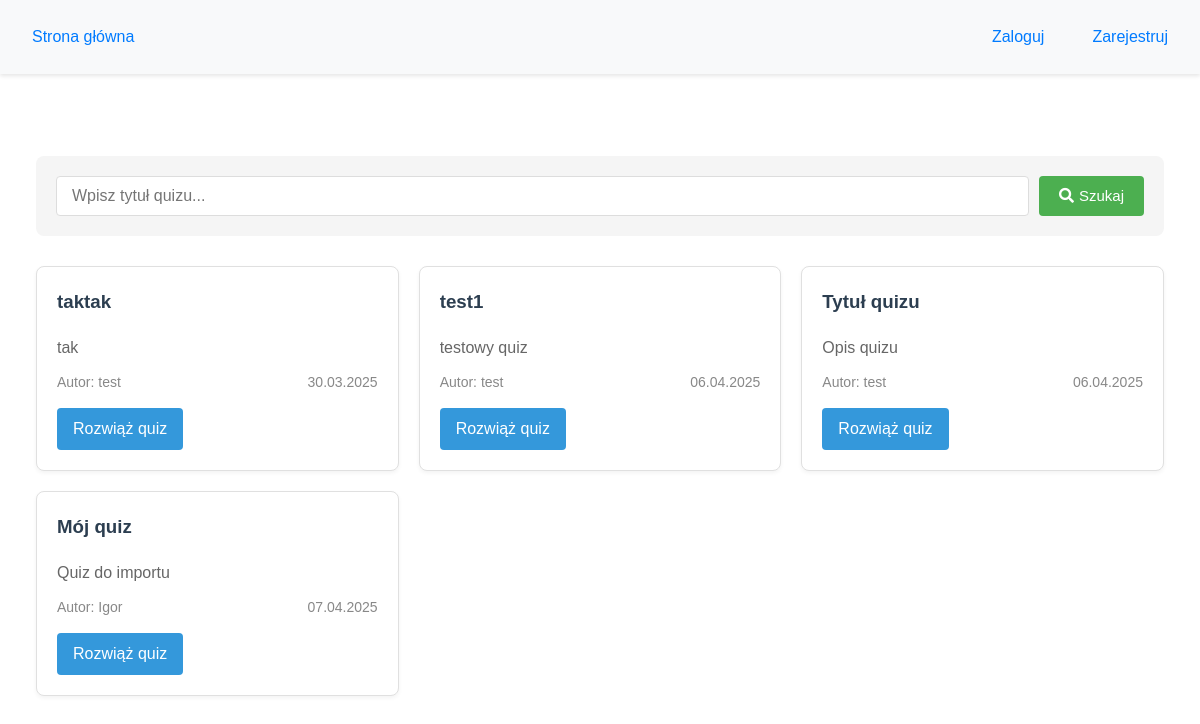
The page / on the database its author committed.
### quizzes/models.py (models this page shows, shortened)
class Quiz(models.Model):
    title = models.CharField(max_length=200)
    description = models.TextField()
    created_by = models.ForeignKey(User, on_delete=models.CASCADE, related_name='quizzes')
    created_at = models.DateTimeField(auto_now_add=True)

### quizzes/views.py (the view)
# urls.py: path('', views.quiz_list, name='quiz_list'),
def quiz_list(request):
    query = request.GET.get('q', '')
    page_number = request.GET.get('page', 1)
    if query:
        quizzes = Quiz.objects.filter(Q(title__icontains=query) | Q(description__icontains=query))
    else:
        quizzes = Quiz.objects.all()
    paginator = Paginator(quizzes, 6)
    page_obj = paginator.get_page(page_number)
    return render(request, 'quizzes/quiz_list.html', {
        'quizzes': page_obj,
        'query': query
    })

### quizzes/templates/quizzes/quiz_list.html (shortened to what this page needs)
{% extends "base.html" %}
{% block content %}
<div class="container">
    <div class="search-box">
        <form method="get" action="." class="search-form">
            <input
                type="text"
                name="q"
                value="{{ request.GET.q }}"
                placeholder="Wpisz tytuł quizu..."
                class="search-input"
            >
            <button type="submit" class="search-btn">
                <i class="fas fa-search"></i> Szukaj
            </button>
        </form>
    </div>
    <div class="quiz-list">
        {% if quizzes %}
            {% for quiz in quizzes %}
            <div class="quiz-card">
                <h3>{{ quiz.title }}</h3>
                <p class="description">{{ quiz.description|truncatechars:100 }}</p>
                <div class="meta">
                    <span class="author">Autor: {{ quiz.created_by.username }}</span>
                    <span class="date">{{ quiz.created_at|date:"d.m.Y" }}</span>
                </div>
                <a href="{% url 'quizzes:quiz_detail' quiz.id %}" class="btn">
                    Rozwiąż quiz
                </a>
            </div>
            {% endfor %}
        {% else %}
            <p class="no-results">Brak quizów spełniających kryteria wyszukiwania</p>
        {% endif %}
    </div>
</div>
{% endblock %}

### templates/base.html (shortened to what this page needs)
<!DOCTYPE html>
<html lang="pl">
<head>
    <link rel="stylesheet" href="https://cdnjs.cloudflare.com/ajax/libs/font-awesome/5.15.4/css/all.min.css">
</head>
<body>
    <nav>
        <div class="nav-links">
            <a href="{% url 'quizzes:quiz_list' %}">Strona główna</a>
        </div>
        <div class="auth-links">
            {% if user.is_authenticated %}
                <span class="welcome-message">Witaj, {{ user.username }}!</span>
                <form action="{% url 'logout' %}" method="post" class="logout-form">
                    {% csrf_token %}
                    <button type="submit" class="btn-link">Wyloguj</button>
                </form>
            {% else %}
                <a href="{% url 'login' %}">Zaloguj</a>
                <a href="{% url 'signup' %}">Zarejestruj</a>
            {% endif %}
        </div>
    </nav>
    <main>
        {% block content %}
        {% endblock %}
    </main>
</body>
</html>

### templates/base.html (style rules this page uses)
body { font-family: Arial, sans-serif; line-height: 1.6; margin: 0; padding: 0; color: #333; }
nav { background: #f8f9fa; padding: 1rem; box-shadow: 0 2px 4px rgba(0,0,0,0.1); display: flex; justify-content: space-between; align-items: center; }
.nav-links { display: flex; gap: 1rem; }
.auth-links { display: flex; gap: 1rem; align-items: center; }
a, .btn-link { color: #007bff; text-decoration: none; padding: 0.5rem 1rem; border-radius: 4px; transition: background-color 0.3s; }
main { max-width: 1200px; margin: 2rem auto; padding: 0 1rem; }

### quizzes/templates/quizzes/quiz_list.html (style rules this page uses)
.container { max-width: 1200px; margin: 0 auto; padding: 20px; }
.search-box { margin: 30px 0; padding: 20px; background: #f5f5f5; border-radius: 8px; }
.search-form { display: flex; gap: 10px; }
.search-input { flex: 1; padding: 10px 15px; border: 1px solid #ddd; border-radius: 4px; font-size: 16px; }
.search-btn, .reset-btn { padding: 10px 20px; border: none; border-radius: 4px; cursor: pointer; font-size: 15px; display: inline-flex; align-items: center; gap: 5px; }
.search-btn { background: #4CAF50; color: white; }
.quiz-list { display: grid; grid-template-columns: repeat(auto-fill, minmax(300px, 1fr)); gap: 20px; margin-top: 20px; }
.quiz-card { padding: 20px; border: 1px solid #e0e0e0; border-radius: 8px; background: white; box-shadow: 0 2px 4px rgba(0,0,0,0.05); }
.quiz-card h3 { margin-top: 0; color: #2c3e50; }
.description { color: #666; margin: 10px 0; }
.meta { display: flex; justify-content: space-between; color: #888; font-size: 14px; margin-bottom: 15px; }
.btn { display: inline-block; padding: 8px 16px; background: #3498db; color: white; text-decoration: none; border-radius: 4px; text-align: center; }

### rows shown on the page
Quiz: title "taktak", description "tak", created_by.username "test", created_at "30.03.2025"
Quiz: title "test1", description "testowy quiz", created_by.username "test", created_at "06.04.2025"
Quiz: title "Tytuł quizu", description "Opis quizu", created_by.username "test", created_at "06.04.2025"
Quiz: title "Mój quiz", description "Quiz do importu", created_by.username "Igor", created_at "07.04.2025"
